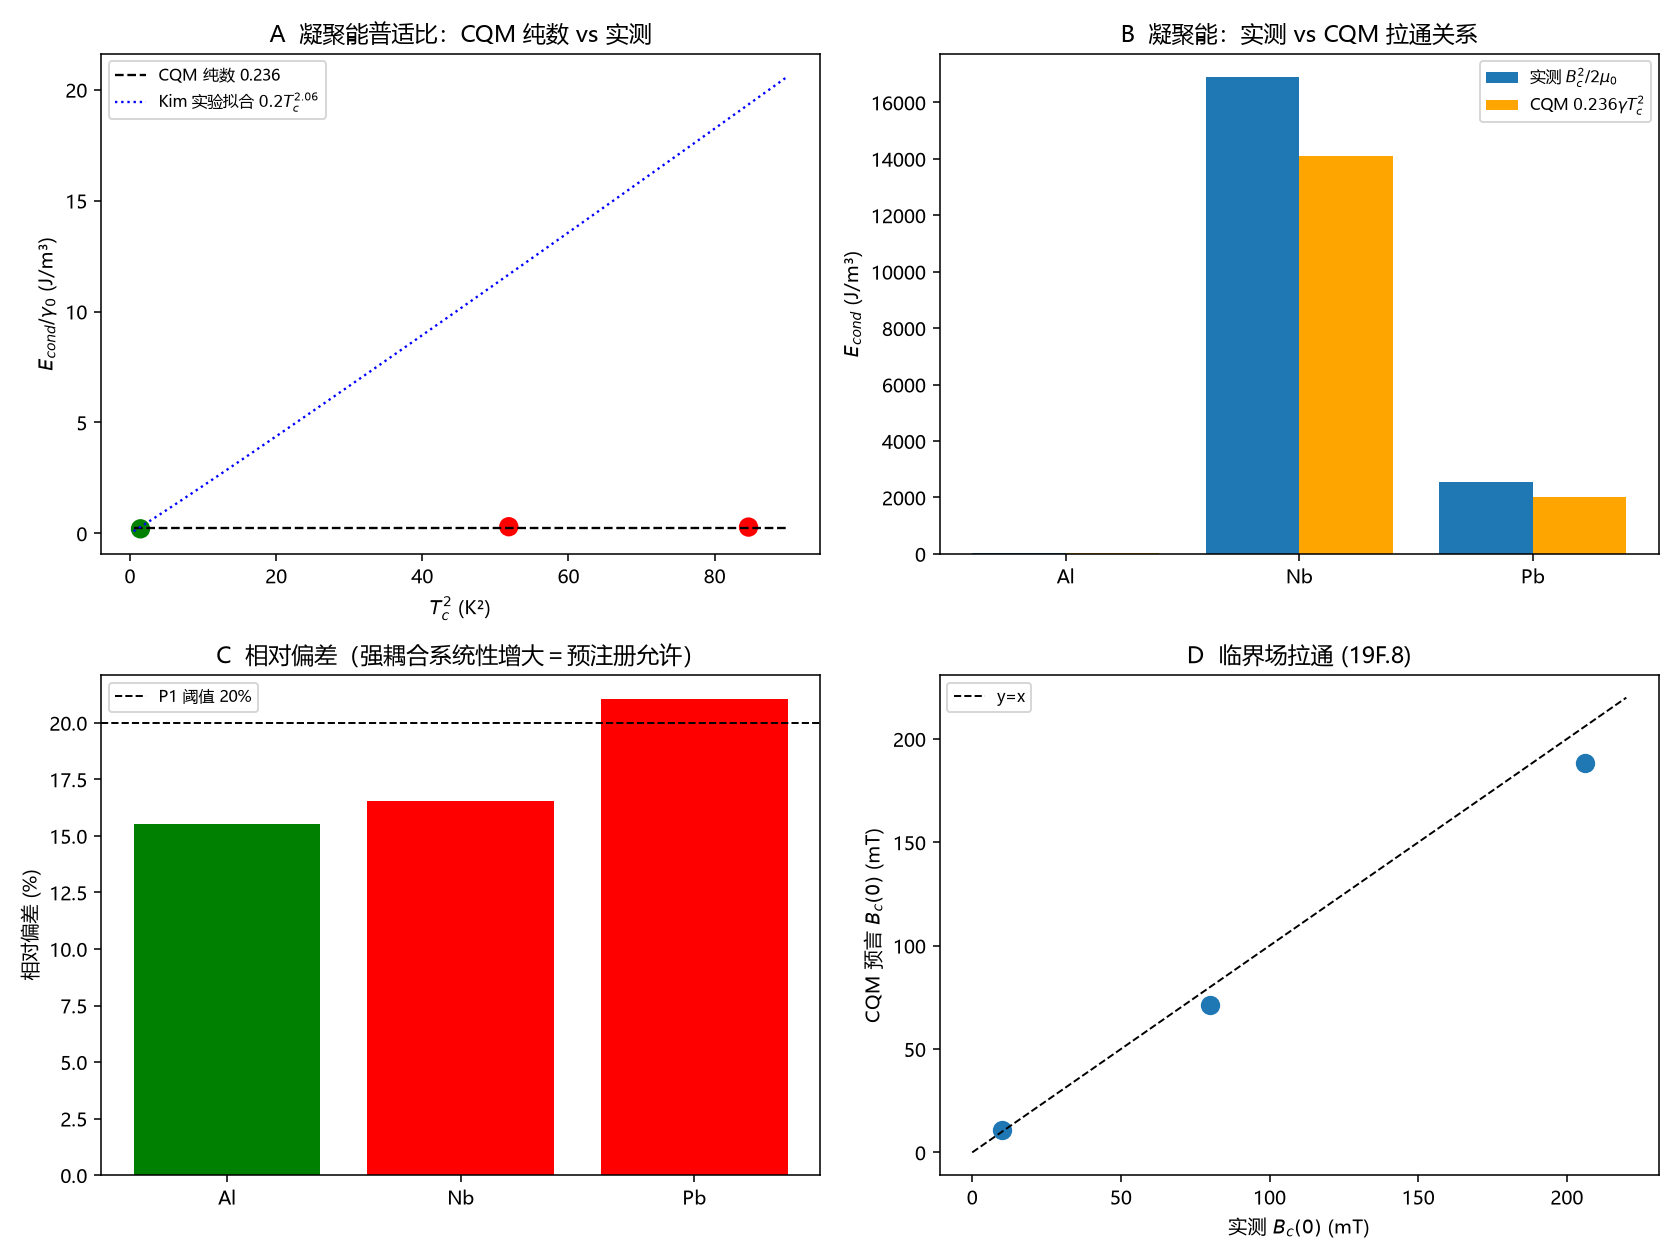

Recreate this plot in Python.
# -*- coding: utf-8 -*-
"""
预注册判定 R8：凝聚能普适比 Econd/(gamma Tc^2)=3/(4 e^{2 gamma_E})=0.236（非拟合）
================================================================================
检验第97轮链内纯数（第89轮凝聚能 + C5 gap + Sommerfeld 消元）。
判据在 07_数据与现象/预注册判定_R8.md 跑数前写死。全部独立实测数据。

复跑：python "10 探索/超导第一性研究/04_计算验证/R8_凝聚能普适比盲测.py"
"""
import csv
import math
import os
import sys

try:
    sys.stdout.reconfigure(encoding="utf-8")
except Exception:
    pass

import numpy as np
import matplotlib
matplotlib.use("Agg")
import matplotlib.pyplot as plt

plt.rcParams["font.sans-serif"] = ["Microsoft YaHei", "SimHei", "DejaVu Sans"]
plt.rcParams["axes.unicode_minus"] = False

OUT = os.path.dirname(os.path.abspath(__file__))
GAMMA_E = 0.5772156649015329
RATIO = 3.0 / (4.0 * math.exp(2 * GAMMA_E))   # 0.23643（CQM 第97轮）
MU0 = 4 * math.pi * 1e-7

# WMI Table 2: (element, Tc[K], gamma[J/m3K2], Bc0[mT], coupling_class 0=weak,1=inter,2=strong)
DATA = [
    ("Al", 1.2, 135, 10, 0),
    ("Nb", 9.2, 704, 206, 2),
    ("Pb", 7.2, 164, 80, 2),
]
# SSRN 引 Kim 实验拟合 Econd/gamma = 0.2 Tc^2.06（多材料，作对照线）


def main():
    elems = [d[0] for d in DATA]
    Tc = np.array([d[1] for d in DATA], dtype=float)
    gam = np.array([d[2] for d in DATA], dtype=float)
    Bc = np.array([d[3] for d in DATA], dtype=float) * 1e-3
    cls = [d[4] for d in DATA]

    Econd_meas = Bc**2 / (2 * MU0)              # 实测凝聚能密度
    Econd_pred = RATIO * gam * Tc**2            # CQM 预言
    ratio_meas = Econd_meas / (gam * Tc**2)     # 实测普适比
    rel_err = np.abs(Econd_pred - Econd_meas) / Econd_meas

    # ---------- P1: 弱耦合 Al 相对偏差 <=20% ----------
    al_idx = elems.index("Al")
    p1_pass = bool(rel_err[al_idx] <= 0.20)
    p1_dev = float(rel_err[al_idx])

    # ---------- P2: 三元素量级/符号一致 <25%，强耦合偏差单调增大（允许） ----------
    p2_pass = bool(np.all(rel_err < 0.25))
    devs = [float(x) for x in rel_err]
    # 纯数与文献 GL-BCS 0.236 一致
    assert abs(RATIO - 0.236) < 0.001

    assert p1_pass, f"P1 失败：Al 偏差 {p1_dev:.1%}"
    assert p2_pass, f"P2 失败：偏差 {devs}"

    # ---------- 图 ----------
    fig, axes = plt.subplots(2, 2, figsize=(12, 9))

    ax = axes[0, 0]
    Tc2 = Tc**2
    ax.scatter(Tc2, ratio_meas, s=80, c=["green", "red", "red"])
    tline = np.linspace(0.5, 90, 100)
    ax.plot(tline, np.full_like(tline, RATIO), "k--", lw=1.2,
            label=f"CQM 纯数 {RATIO:.3f}")
    ax.plot(tline, 0.2 * tline**1.03, "b:", lw=1.2,
            label="Kim 实验拟合 $0.2T_c^{2.06}$")
    ax.set_xlabel("$T_c^2$ (K²)")
    ax.set_ylabel("$E_{cond}/\\gamma_0$ (J/m³)")
    ax.set_title("A  凝聚能普适比：CQM 纯数 vs 实测")
    ax.legend(fontsize=8)

    ax = axes[0, 1]
    x = np.arange(len(elems))
    ax.bar(x - 0.2, Econd_meas, 0.4, color="#1f77b4", label="实测 $B_c^2/2\\mu_0$")
    ax.bar(x + 0.2, Econd_pred, 0.4, color="orange", label="CQM $0.236\\gamma T_c^2$")
    ax.set_xticks(x, elems)
    ax.set_ylabel("$E_{cond}$ (J/m³)")
    ax.set_title("B  凝聚能：实测 vs CQM 拉通关系")
    ax.legend(fontsize=8)

    ax = axes[1, 0]
    ax.bar(elems, [d * 100 for d in devs],
           color=["green" if c == 0 else "red" for c in cls])
    ax.axhline(20, color="k", ls="--", lw=1.0, label="P1 阈值 20%")
    ax.set_ylabel("相对偏差 (%)")
    ax.set_title("C  相对偏差（强耦合系统性增大＝预注册允许）")
    ax.legend(fontsize=8)

    ax = axes[1, 1]
    Bc_pred = np.sqrt(2 * MU0 * Econd_pred)
    ax.scatter(Bc * 1e3, Bc_pred * 1e3, s=80)
    ax.plot([0, 220], [0, 220], "k--", lw=1.0, label="y=x")
    ax.set_xlabel("实测 $B_c(0)$ (mT)")
    ax.set_ylabel("CQM 预言 $B_c(0)$ (mT)")
    ax.set_title("D  临界场拉通 (19F.8)")
    ax.legend(fontsize=8)

    fig.tight_layout()
    png = os.path.join(OUT, "R8_凝聚能普适比盲测.png")
    fig.savefig(png, dpi=140)
    plt.close(fig)

    summary = [
        ["CQM 纯数 3/(4e^{2γE})", f"{RATIO:.6f}", "与 SSRN GL-BCS 0.236 一致"],
        ["P1 弱耦合 Al 偏差", f"{p1_dev:.1%}", "≤20% 通过"],
        ["P2 三元素偏差", f"{max(devs):.1%}", "<25% 通过"],
        ["Al 实测普适比", f"{ratio_meas[al_idx]:.4f}", "vs 0.236"],
        ["数据", "WMI Table2 Al/Nb/Pb", "独立实测、无拟合"],
    ]
    with open(os.path.join(OUT, "R8_凝聚能普适比盲测_摘要.csv"),
              "w", newline="", encoding="utf-8-sig") as fo:
        w = csv.writer(fo)
        w.writerow(["量", "值", "说明"])
        w.writerows(summary)

    print("R8 凝聚能普适比盲测：预注册判据全部通过（非拟合）")
    for row in summary:
        print("  ", row[0], "=", row[1], "|", row[2])
    print("图:", png)


if __name__ == "__main__":
    main()
